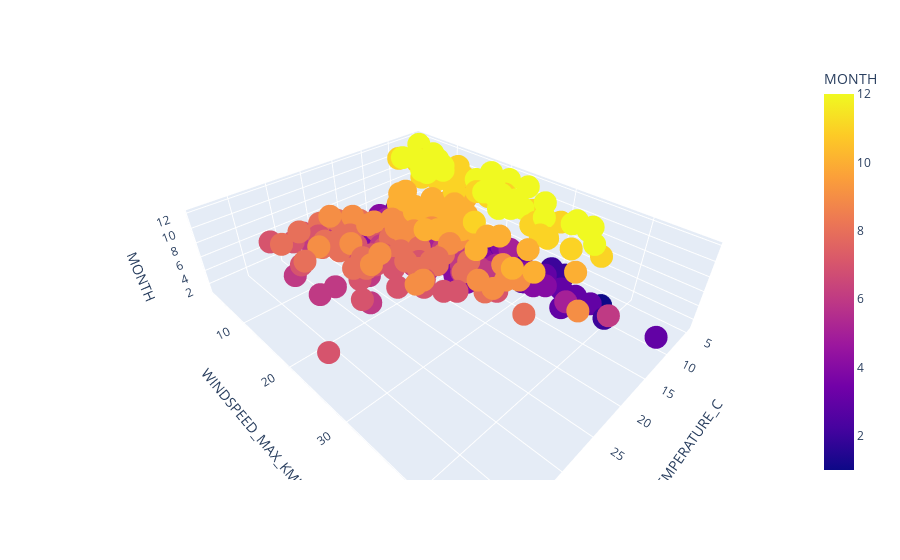

The cell this chart's notebook holds for it:
### Markdown cell above
## 3D Chart
Do you have some 3D glasses ?

### Code cell
# Draw a 3D Scatterplot with Max Temperature on X-axis, Windspeed on Y-axis and Month on Z-axis

# fig = px.scatter_3d(df_weather) #Complete this code

fig = px.scatter_3d(df_weather, x="MAX_TEMPERATURE_C", y="WINDSPEED_MAX_KMH", z="MONTH", color="MONTH")

fig.show()

# OK, you can move the cube with your mouse, that's impressive. But it's not readable, let's try another thing with the same data.

### Figure 1 — Plotly figure (JSON) as saved in the notebook; plotly's stock layout.template omitted (floating-point values rounded to 4 significant figures; data arrays with more than 128 entries replaced by an {"elided": "..."} marker saying what was removed)
{"data": [{"hovertemplate": "MAX_TEMPERATURE_C=%{x}<br>WINDSPEED_MAX_KMH=%{y}<br>MONTH=%{marker.color}<extra></extra>", "legendgroup": "", "marker": {"color": {"elided": "365 int values"}, "coloraxis": "coloraxis", "symbol": "circle"}, "mode": "markers", "name": "", "scene": "scene", "showlegend": false, "type": "scatter3d", "x": {"elided": "365 int values"}, "y": {"elided": "365 int values"}, "z": {"elided": "365 int values"}}], "layout": {"coloraxis": {"colorbar": {"title": {"text": "MONTH"}}, "colorscale": [[0, "#0d0887"], [0.1111, "#46039f"], [0.2222, "#7201a8"], [0.3333, "#9c179e"], [0.4444, "#bd3786"], [0.5556, "#d8576b"], [0.6667, "#ed7953"], [0.7778, "#fb9f3a"], [0.8889, "#fdca26"], [1, "#f0f921"]]}, "legend": {"tracegroupgap": 0}, "margin": {"t": 60}, "scene": {"domain": {"x": [0, 1], "y": [0, 1]}, "xaxis": {"title": {"text": "MAX_TEMPERATURE_C"}}, "yaxis": {"title": {"text": "WINDSPEED_MAX_KMH"}}, "zaxis": {"title": {"text": "MONTH"}}}}}
